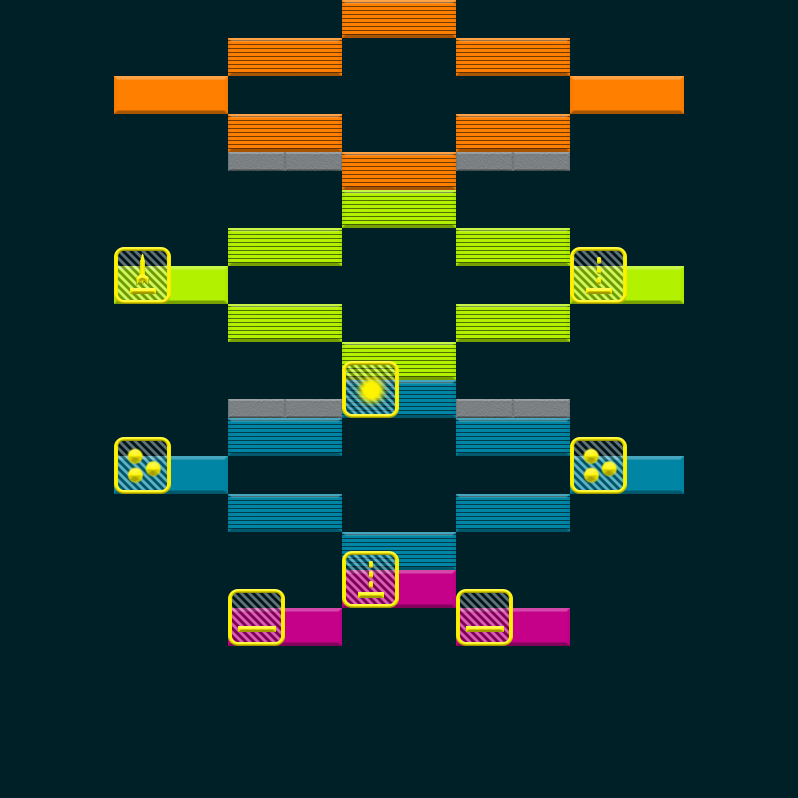

Tiled map render using the project's own tile images. Description and the map definition, with tile-layer contents summarised, below:
An orthogonal 14x42 tile map with 57x19 px tiles, 2 tile layers (Bricks, Powerups), 3 tilesets.

<map version="1.0" tiledversion="1.0.3" orientation="orthogonal" renderorder="left-up" width="14" height="42" tilewidth="57" tileheight="19" backgroundcolor="#002028" nextobjectid="15">
 <properties>
  <property name="FinalBallSpeedPercentageIncrease" type="int" value="25" />
 </properties>
 <tileset firstgid="1" name="Bricks" tilewidth="114" tileheight="38" tilecount="18" columns="0">
  <tile id="0">
   <properties>
    <property name="HitsToDestroy" type="int" value="1" />
   </properties>
   <image width="114" height="38" source="../../../../SourceImages/Game/Brick-A1.png" />
  </tile>
  <tile id="1">
   <properties>
    <property name="HitsToDestroy" type="int" value="2" />
   </properties>
   <image width="114" height="38" source="../../../../SourceImages/Game/Brick-A2.png" />
  </tile>
  <tile id="2">
   <properties>
    <property name="HitsToDestroy" type="int" value="1" />
   </properties>
   <image width="114" height="38" source="../../../../SourceImages/Game/Brick-B1.png" />
  </tile>
  <tile id="3">
   <properties>
    <property name="HitsToDestroy" type="int" value="2" />
   </properties>
   <image width="114" height="38" source="../../../../SourceImages/Game/Brick-B2.png" />
  </tile>
  <tile id="4">
   <properties>
    <property name="HitsToDestroy" type="int" value="1" />
   </properties>
   <image width="114" height="38" source="../../../../SourceImages/Game/Brick-C1.png" />
  </tile>
  <tile id="5">
   <properties>
    <property name="HitsToDestroy" type="int" value="2" />
   </properties>
   <image width="114" height="38" source="../../../../SourceImages/Game/Brick-C2.png" />
  </tile>
  <tile id="6">
   <properties>
    <property name="HitsToDestroy" type="int" value="1" />
   </properties>
   <image width="114" height="38" source="../../../../SourceImages/Game/Brick-D1.png" />
  </tile>
  <tile id="7">
   <properties>
    <property name="HitsToDestroy" type="int" value="2" />
   </properties>
   <image width="114" height="38" source="../../../../SourceImages/Game/Brick-D2.png" />
  </tile>
  <tile id="8">
   <properties>
    <property name="HitsToDestroy" type="int" value="-1" />
   </properties>
   <image width="114" height="38" source="../../../../SourceImages/Game/Brick-E1.png" />
  </tile>
  <tile id="9">
   <properties>
    <property name="HitsToDestroy" type="int" value="1" />
   </properties>
   <image width="57" height="19" source="../../../../SourceImages/Game/SmallBrick-A1.png" />
  </tile>
  <tile id="10">
   <properties>
    <property name="HitsToDestroy" type="int" value="2" />
   </properties>
   <image width="57" height="19" source="../../../../SourceImages/Game/SmallBrick-A2.png" />
  </tile>
  <tile id="11">
   <properties>
    <property name="HitsToDestroy" type="int" value="1" />
   </properties>
   <image width="57" height="19" source="../../../../SourceImages/Game/SmallBrick-B1.png" />
  </tile>
  <tile id="12">
   <properties>
    <property name="HitsToDestroy" type="int" value="2" />
   </properties>
   <image width="57" height="19" source="../../../../SourceImages/Game/SmallBrick-B2.png" />
  </tile>
  <tile id="14">
   <properties>
    <property name="HitsToDestroy" type="int" value="1" />
   </properties>
   <image width="57" height="19" source="../../../../SourceImages/Game/SmallBrick-C1.png" />
  </tile>
  <tile id="15">
   <properties>
    <property name="HitsToDestroy" type="int" value="2" />
   </properties>
   <image width="57" height="19" source="../../../../SourceImages/Game/SmallBrick-C2.png" />
  </tile>
  <tile id="16">
   <properties>
    <property name="HitsToDestroy" type="int" value="1" />
   </properties>
   <image width="57" height="19" source="../../../../SourceImages/Game/SmallBrick-D1.png" />
  </tile>
  <tile id="17">
   <properties>
    <property name="HitsToDestroy" type="int" value="2" />
   </properties>
   <image width="57" height="19" source="../../../../SourceImages/Game/SmallBrick-D2.png" />
  </tile>
  <tile id="18">
   <properties>
    <property name="HitsToDestroy" type="int" value="-1" />
   </properties>
   <image width="57" height="19" source="../../../../SourceImages/Game/SmallBrick-E1.png" />
  </tile>
 </tileset>
 <tileset firstgid="20" name="Powerups" tilewidth="57" tileheight="57" tilecount="6" columns="0">
  <tile id="0">
   <properties>
    <property name="PowerupType" type="int" value="3" />
   </properties>
   <image width="57" height="57" source="../../../../SourceImages/Game/PowerupFireball.png" />
  </tile>
  <tile id="1">
   <properties>
    <property name="PowerupType" type="int" value="1" />
   </properties>
   <image width="57" height="57" source="../../../../SourceImages/Game/PowerupLargerPaddle.png" />
  </tile>
  <tile id="2">
   <properties>
    <property name="PowerupType" type="int" value="2" />
   </properties>
   <image width="57" height="57" source="../../../../SourceImages/Game/PowerupMultiBall.png" />
  </tile>
  <tile id="3">
   <properties>
    <property name="PowerupType" type="int" value="4" />
   </properties>
   <image width="57" height="57" source="../../../../SourceImages/Game/PowerupBullets.png" />
  </tile>
  <tile id="4">
   <properties>
    <property name="PowerupType" type="int" value="5" />
   </properties>
   <image width="57" height="57" source="../../../../SourceImages/Game/PowerupRockets.png" />
  </tile>
  <tile id="5">
   <properties>
    <property name="PowerupType" type="int" value="6" />
   </properties>
   <image width="38" height="38" source="../../../../SourceImages/Game/LifeUp.png" />
  </tile>
 </tileset>
 <tileset firstgid="26" name="Wormholes" tilewidth="57" tileheight="57" tilecount="2" columns="0">
  <tile id="2">
   <image width="57" height="57" source="../../../../SourceImages/Game/WormholeIn.png" />
  </tile>
  <tile id="3">
   <image width="57" height="57" source="../../../../SourceImages/Game/WormholeOut.png" />
  </tile>
 </tileset>
 <layer name="Bricks" width="14" height="42">
  <data>[588 cells, 35 non-empty, 8 distinct tile ids]</data>
 </layer>
 <layer name="Powerups" width="14" height="42">
  <data>[588 cells, 8 non-empty, 5 distinct tile ids]</data>
 </layer>
 <objectgroup name="Wormholes" />
</map>
